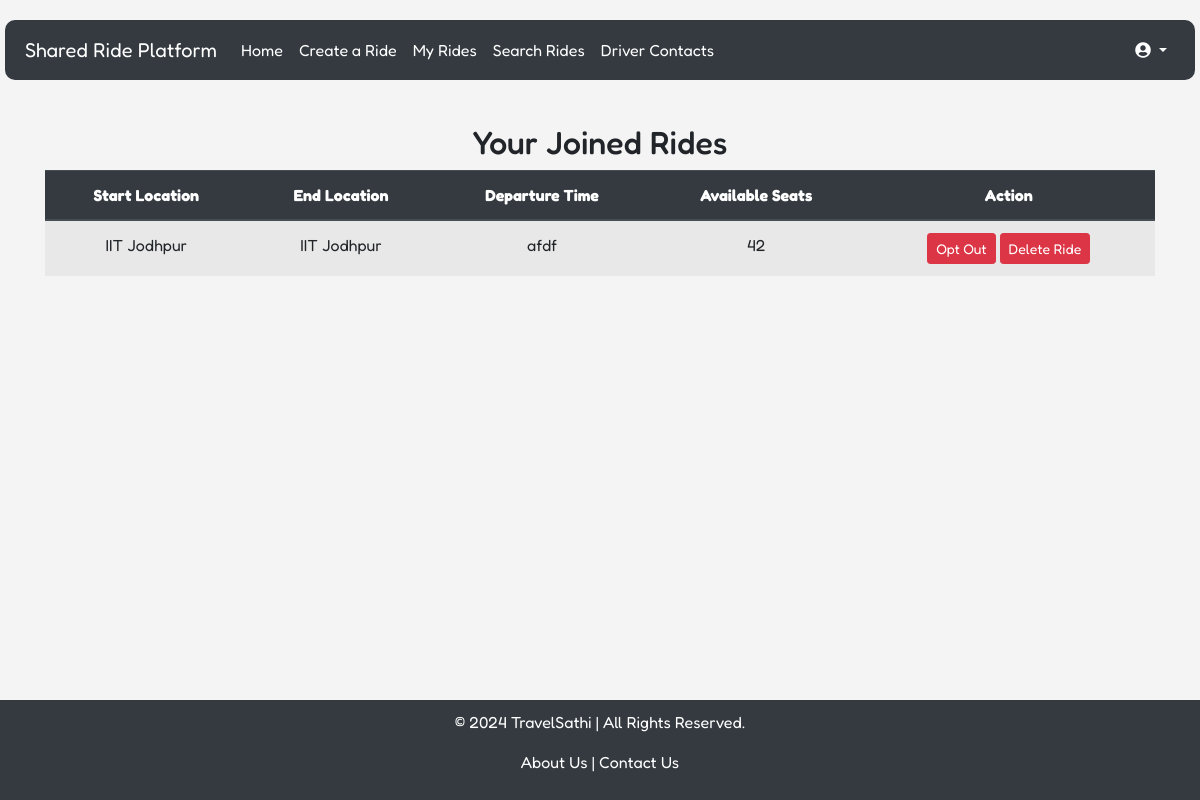
Screenshot of /joined_rides (signed in) with the database file from the repository.
### models.py (models this page shows)
class Ride(db.Model):
    id = db.Column(db.Integer, primary_key=True)
    start_location = db.Column(db.String(255), nullable=False)
    end_location = db.Column(db.String(255), nullable=False)
    meetup_point = db.Column(db.String(255), nullable=False)
    departure_time = db.Column(db.String(20), nullable=False)
    available_seats = db.Column(db.Integer, nullable=False)
    cost_per_head = db.Column(db.Float, nullable=False)
    gender_preference = db.Column(db.String(10), nullable=False)
    author_id = db.Column(db.Integer, db.ForeignKey('user.id'), nullable=False)  # Ensure 'user.id' matches the User model

### routes.py (the view)
@app.route('/joined_rides')
@login_required
def joined_rides():
    joined_rides = current_user.rides_joined
    created_rides = current_user.ride_posts
    if not joined_rides and not created_rides:
        return render_template('joined_rides.html', joined_rides=[], created_rides=[], show_buttons=True, location_labels=location_labels)
    return render_template('joined_rides.html', joined_rides=joined_rides, created_rides=created_rides, show_buttons=False, location_labels=location_labels)

### app.py (called while the page is built)
@app.before_request
def create_tables():
    from models import User, Ride  # Import here to avoid circular import
    db.create_all()  # Create tables when the app first runs

### routes.py (called while the page is built)
@login_manager.user_loader
def load_user(user_id):
    return User.query.get(int(user_id))

@app.context_processor
def inject_now():
    return {'current_year': datetime.utcnow().year}

### templates/joined_rides.html (shortened to what this page needs)
{% extends 'base.html' %}
{% block body %}
<div class="container mt-4">
    <h2>Your Joined Rides</h2>
    {% if joined_rides %}
        <table class="table table-striped">
            <thead class="thead-dark">
                <tr>
                    <th>Start Location</th>
                    <th>End Location</th>
                    <th>Departure Time</th>
                    <th>Available Seats</th>
                    <th>Action</th>
                </tr>
            </thead>
            <tbody>
                {% for ride in joined_rides %}
                <tr>
                    <td>{{ location_labels[ride.start_location] }}</td>
                    <td>{{ location_labels[ride.end_location] }}</td>
                    <td>{{ ride.departure_time }}</td>
                    <td>{{ ride.available_seats }}</td>
                    <td>
                        <form action="{{ url_for('opt_out', ride_id=ride.id) }}" method="POST" style="display:inline;">
                            <button type="submit" class="btn btn-danger btn-sm">Opt Out</button>
                        </form>
                        <form action="{{ url_for('delete_ride', ride_id=ride.id) }}" method="POST" style="display:inline;">
                            <button type="submit" class="btn btn-danger btn-sm">Delete Ride</button>
                        </form>
                    </td>
                </tr>
                {% endfor %}
            </tbody>
        </table>
    {% else %}
        <div class="alert alert-info">You have not joined any rides.</div>
    {% endif %}
</div>
{% endblock %}

### templates/base.html (style rules this page uses)
body { font-family: 'Fredoka', cursive; background-color: #f4f4f4; text-align: center; min-height: 100vh; display: flex; flex-direction: column; }

### rows the page displays
Ride: start_location "IIT Jodhpur", end_location "IIT Jodhpur", departure_time "afdf", available_seats "42"
